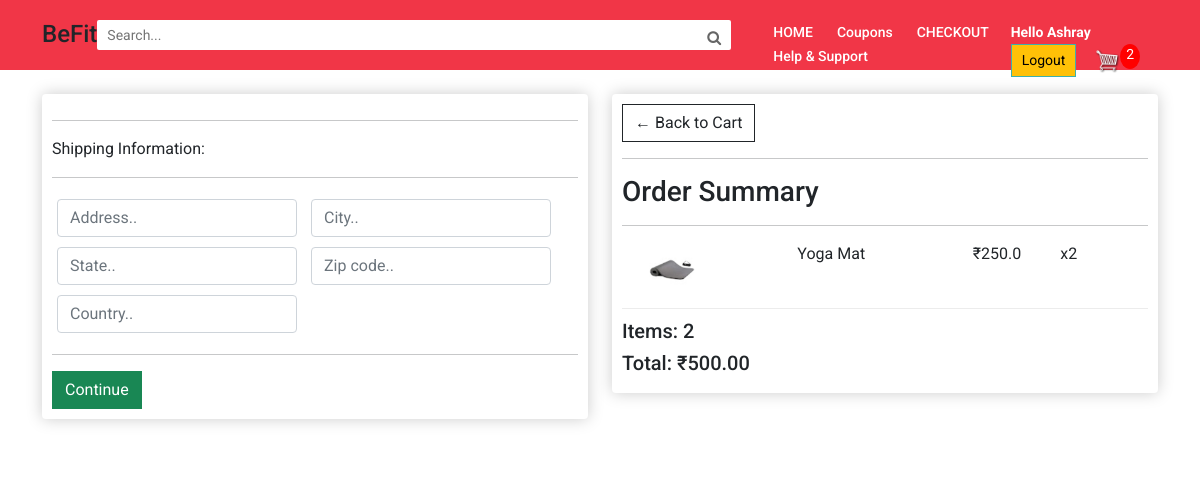
Before: /checkout/ (signed in) with the older database file.
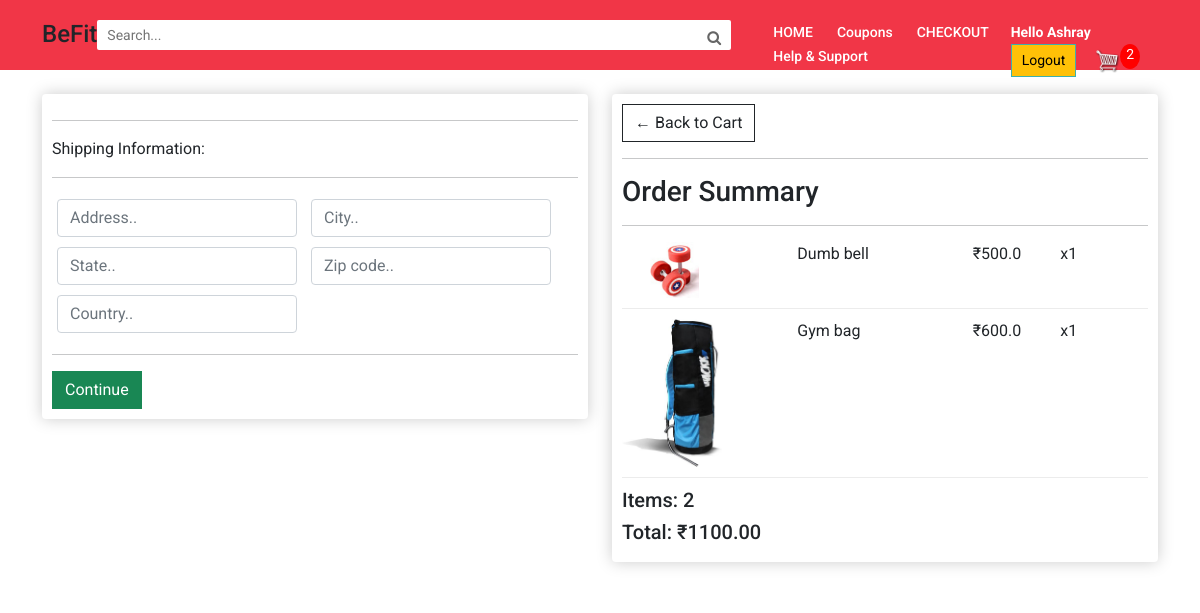
After: the same page with the newer database file.
### store/models.py (models this page shows, shortened)
class OrderItem(models.Model):
	product = models.ForeignKey(Product, on_delete=models.SET_NULL, null=True)
	order = models.ForeignKey(Order, on_delete=models.SET_NULL, null=True)
	quantity = models.IntegerField(default=0, null=True, blank=True)
	date_added = models.DateTimeField(auto_now_add=True)
	@property
	def get_total(self):
		total = self.product.price * self.quantity
		return total

class Product(models.Model):
	name = models.CharField(max_length=200)
	category = models.ForeignKey(Category, on_delete=models.SET_NULL, null=True)
	price = models.FloatField()
	digital = models.BooleanField(default=False, null=True, blank=True)
	image = models.ImageField(null=True, blank=True)
	@property
	def imageURL(self):
		try:
			url = self.image.url
		except:
			url = ''
		return url

class Order(models.Model):
	customer = models.ForeignKey(Customer, on_delete=models.SET_NULL, null=True, blank=True)
	date_ordered = models.DateTimeField(auto_now_add=True)
	complete = models.BooleanField(default=False, null=True, blank=False)
	transaction_id = models.CharField(max_length=100, null=True)
	@property
	def shipping(self):
		shipping = False
		orderitems = self.orderitem_set.all()
		for i in orderitems:
			if i.product.digital == False:
				shipping = True
		return shipping
	@property
	def get_cart_total(self):
		orderitems = self.orderitem_set.all()
		total = sum([item.get_total for item in orderitems])
		return total
	@property
	def get_cart_items(self):
		orderitems = self.orderitem_set.all()
		total = sum([item.quantity for item in orderitems])
		return total

### store/views.py (the view)
# urls.py: path('checkout/', checkout, name="checkout"),
def checkout(request):
    data = cartData(request)
    cartItems = data['cartItems']
    order = data['order']
    items = data['items']
    context = {'items':items, 'order':order, 'cartItems':cartItems}
    return render(request, 'store/checkout.html', context)

### store/utils.py (called while the page is built)
def cartData(request):
	if request.user.is_authenticated:
		customer = request.user.customer
		order, created = Order.objects.get_or_create(customer=customer, complete=False)
		items = order.orderitem_set.all()
		cartItems = order.get_cart_items
	else:
		cookieData = cookieCart(request)
		cartItems = cookieData['cartItems']
		order = cookieData['order']
		items = cookieData['items']
	return {'cartItems':cartItems ,'order':order, 'items':items}

### templates/store/checkout.html (shortened to what this page needs)
{% extends 'store/main.html' %}
{% load static %}
{% block content %}
<section class="main-body" style="background-color: #fff;">
<div class="container">
<div class="row">
    <div class="col-lg-6">
        <div class="box-element" id="form-wrapper">
            <form id="form">
                <div id="shipping-info">
                    <hr>
                    <p>Shipping Information:</p>
                    <hr>
                    <div class="form-field">
                        <input class="form-control" type="text" name="address" placeholder="Address..">
                    </div>
                    <div class="form-field">
                        <input class="form-control" type="text" name="city" placeholder="City..">
                    </div>
                    <div class="form-field">
                        <input class="form-control" type="text" name="state" placeholder="State..">
                    </div>
                    <div class="form-field">
                        <input class="form-control" type="text" name="zipcode" placeholder="Zip code..">
                    </div>
                    <div class="form-field">
                        <input class="form-control" type="text" name="country" placeholder="Country..">
                    </div>
                </div>
                <hr>
                <input id="form-button" class="btn btn-success btn-block" type="submit" value="Continue">
            </form>
        </div>
        <br>
    </div>
    <div class="col-lg-6">
        <div class="box-element">
            <a class="btn btn-outline-dark" href="{% url 'cart' %}">&#x2190; Back to Cart</a>
            <hr>
            <h3>Order Summary</h3>
            <hr>
            {% for item in items %}
            <div class="cart-row">
                <div style="flex:2"><img class="row-image" src="{{item.product.imageURL}}"></div>
                <div style="flex:2">
                    <p>{{item.product.name}}</p>
                </div>
                <div style="flex:1">
                    <p>₹{{item.product.price}}</p>
                </div>
                <div style="flex:1">
                    <p>x{{item.quantity}}</p>
                </div>
            </div>
            {% endfor %}
            <h5>Items: {{order.get_cart_items}}</h5>
            <h5>Total: ₹{{order.get_cart_total|floatformat:2}}</h5>
        </div>
    </div>
</div>
</div>
</section>
{% endblock content %}

Changed rows visible on the page:
removed OrderItem: product.imageURL (picture), product.name "Yoga Mat", product.price "250.0", quantity "2"
added OrderItem: product.imageURL (picture), product.name "Dumb bell", product.price "500.0", quantity "1"
added OrderItem: product.imageURL (picture), product.name "Gym bag", product.price "600.0", quantity "1"
computed for Order id 2: get_cart_total "500.00" → "1100.00"
